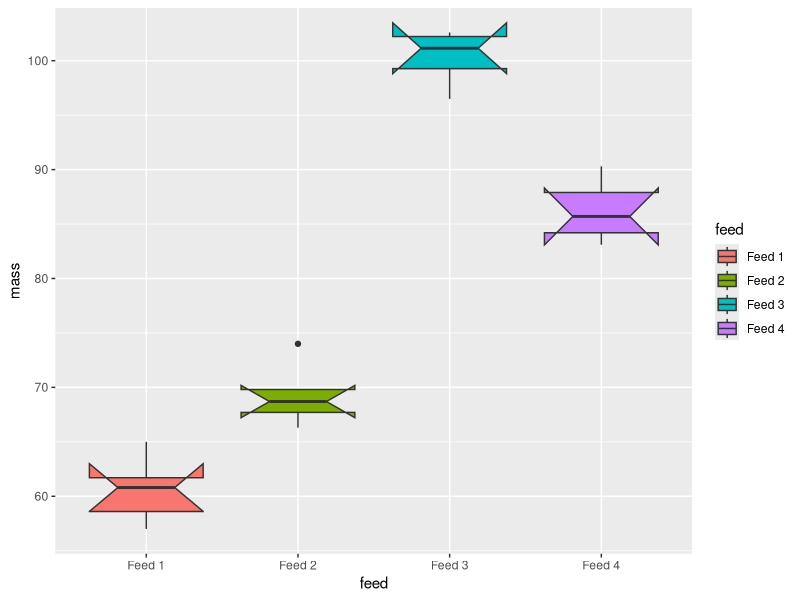
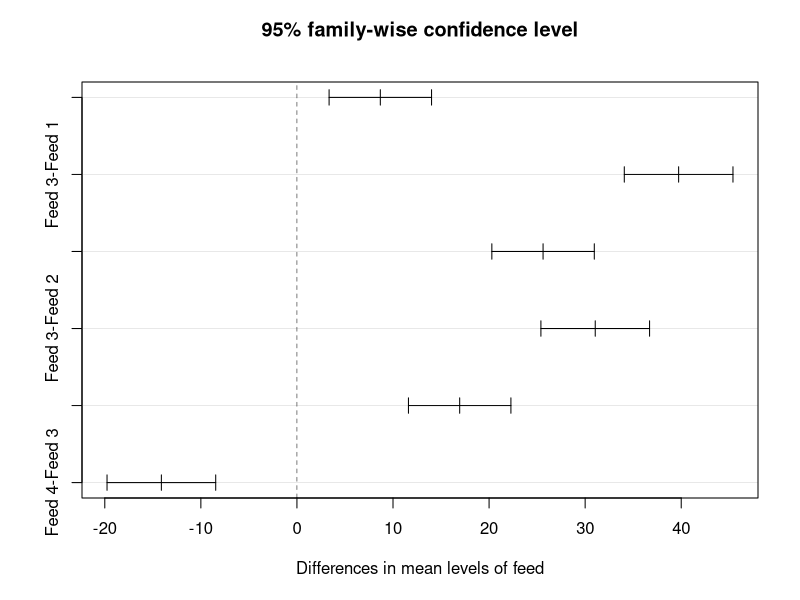
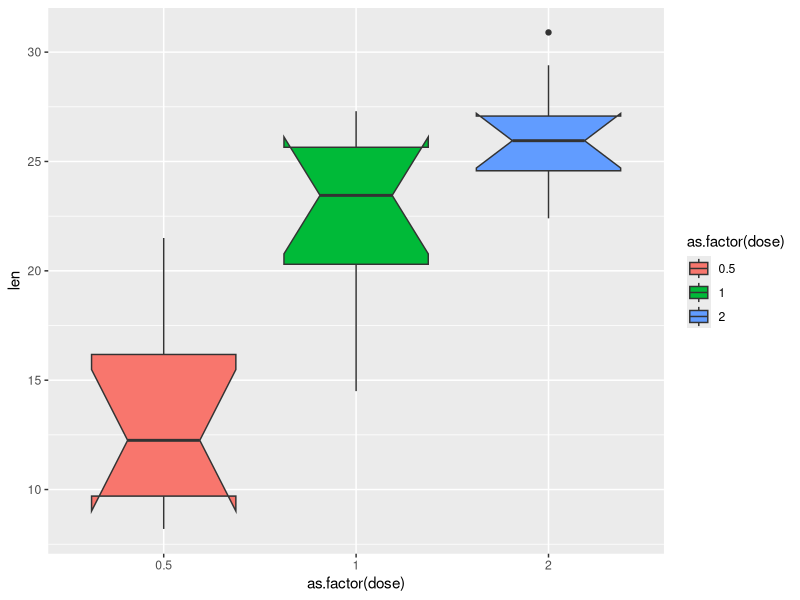
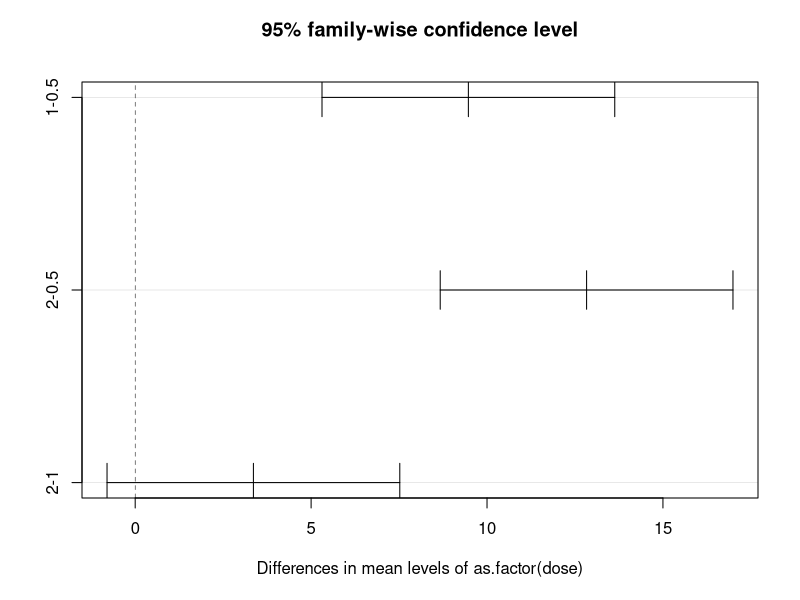
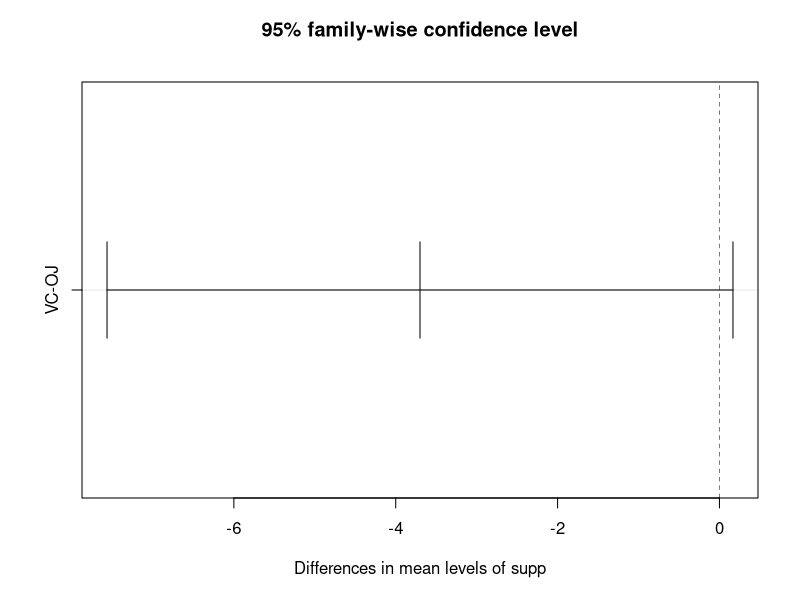
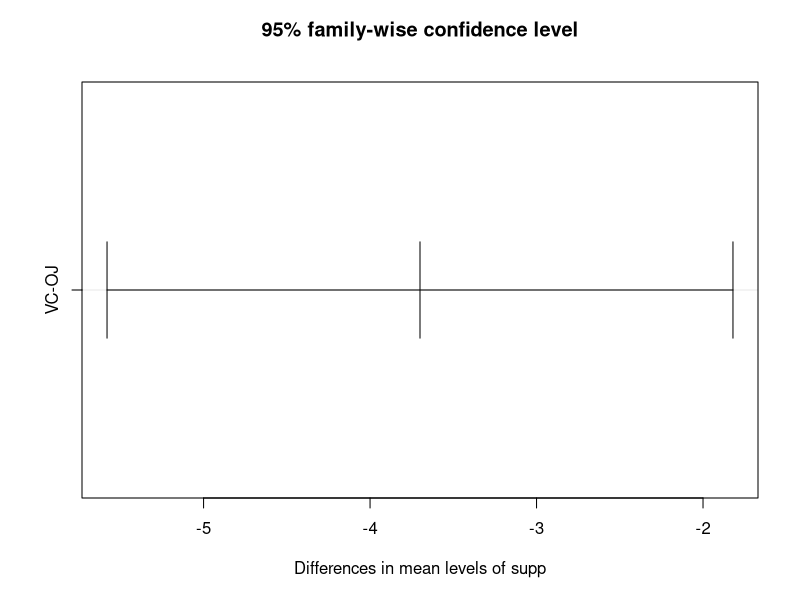
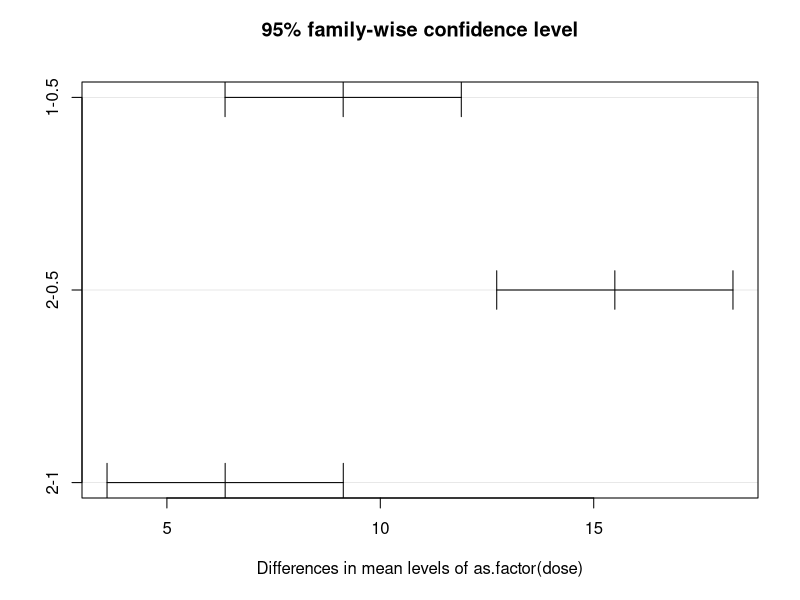
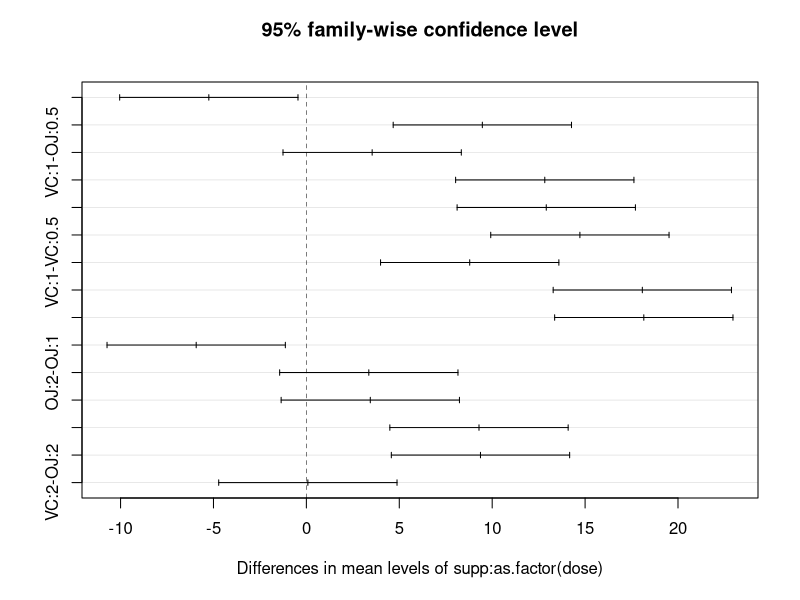

Reproduce these figures in R, in order.
# ANOVA_exercise.R
# Adnaan Emandien
# 25 April 2018

# Load libraries ----------------------------------------------------------

library(tidyverse)

# 7.4.1 Exercise 1 --------------------------------------------------------

# enter the mass at the end of the experiment
feed_1 <- c(60.8, 57.0, 65.0, 58.6, 61.7)
feed_2 <- c(68.7, 67.7, 74.0, 66.3, 69.8)
feed_3 <- c(102.6, 102.1, 100.2, 96.5)
feed_4 <- c(87.9, 84.2, 83.1, 85.7, 90.3)

# make a dataframe
bacon <- as.tibble(data.frame(
  feed = c(
    rep("Feed 1", length(feed_1)),
    rep("Feed 2", length(feed_2)),
    rep("Feed 3", length(feed_3)),
    rep("Feed 4", length(feed_4))),
  mass = c(feed_1, feed_2, feed_3, feed_4)))

# Does feed have an effect on pig weight?
# H0: There is no difference in pig weight after feeding on one of the four diets
# H1: There is a difference in pig weight after feeding on one of the four diets

pigs.aov <- aov(mass ~ feed, data = bacon)
summary(pigs.aov)

# Pr < 0.05, so we reject the null hypothesis
# Meaning that there is a difference in pig weight after feeding on one of the four diets
# Which feed has the biggest effect?

# Visualise with boxplots -------------------------------------------------

ggplot(data = bacon, aes(x = feed, y = mass, fill = feed )) +
  geom_boxplot(notch = TRUE)
# none of the notches overlap

# Tukey -------------------------------------------------------------------

TukeyHSD(pigs.aov)
# p-adj < 0.05 for all feeds: shows that all diets are different and significant
# lwr and upr does not go across zero in all cases

# Visualise this ----------------------------------------------------------

plot(TukeyHSD(pigs.aov))


# 7.4.2 Exercise 2 --------------------------------------------------------

teeth <- datasets::ToothGrowth
# Does differences in doses of orange juice have an effect on the length of tooth growth in guniea pigs
# H0: There is no difference in tooth lengths of guinea pigs receiving one of three doses of orange juice 
# H1: There is a difference in tooth lengths of guinea pigs receiving one of three doses of orange juice


# Filter out only Orange Juice doses --------------------------------------

teeth_oj <- ToothGrowth %>% 
  filter(supp == "OJ")

# ANOVA -------------------------------------------------------------------

teeth.aov <- aov(len ~ as.factor(dose), data = teeth_oj)
summary(teeth.aov)
# Pr < 0.05, so we reject the null hypothesis
# there is a difference in tooth lengths of guinea pigs receiving one of three doses of orange juice

# Which doses have the effect?

# Visualise using a boxplot -----------------------------------------------

ggplot(data = teeth_oj, aes(x = as.factor(dose), y = len, fill = as.factor(dose))) +
  geom_boxplot(notch = TRUE)
# none of the dose notches overlap, suggesting that they are different

# Tukey -------------------------------------------------------------------

TukeyHSD(teeth.aov)
# p-adj < 0.05, very low for all. so all doses are significant and different 
# lwr and upr does not cross zero

# Visualise this ----------------------------------------------------------

plot(TukeyHSD(teeth.aov))

# 7.4.3 Exercise 3 --------------------------------------------------------

teeth <- datasets::ToothGrowth

# H0: interactions between supplement and dose have NO effect on length of teeth
# H1: interactions between supplement and dose DO have an effect on length of teeth

# looking at only length by supplement
summary(aov(len ~ supp, data = teeth))

TukeyHSD((aov(len ~ supp, data = teeth)))

plot(TukeyHSD((aov(len ~ supp, data = teeth))))

# dose was done in previous example, but running too many ANOVAS increases error
# so... 

# now to look at interactions BETWEEN factors
summary(aov(len ~ supp * as.factor(dose), data = teeth)) 
# pr < 0.05, so we reject the null hypothesis
# so, interactions between supplement and dose DOES havae an effcet on length of teeth

# So which have the effect?
TukeyHSD((aov(len ~ supp * as.factor(dose), data = teeth)))

plot(TukeyHSD((aov(len ~ supp * as.factor(dose), data = teeth))))
# On plot, all combinations not crossing zero show which combinations of supplement and diet have the most effect on length of teeth 
